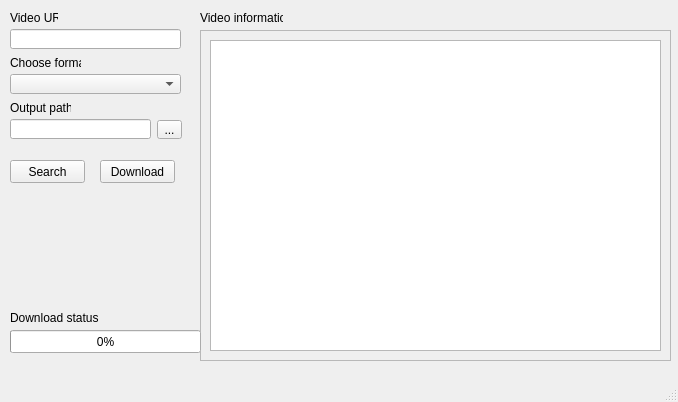
<?xml version="1.0" encoding="UTF-8"?>
<ui version="4.0">
 <class>MainWindow</class>
 <widget class="QMainWindow" name="MainWindow">
  <property name="geometry">
   <rect>
    <x>0</x>
    <y>0</y>
    <width>678</width>
    <height>402</height>
   </rect>
  </property>
  <property name="windowTitle">
   <string>MainWindow</string>
  </property>
  <widget class="QWidget" name="centralwidget">
   <property name="autoFillBackground">
    <bool>false</bool>
   </property>
   <widget class="QLabel" name="label_2">
    <property name="geometry">
     <rect>
      <x>200</x>
      <y>10</y>
      <width>83</width>
      <height>16</height>
     </rect>
    </property>
    <property name="maximumSize">
     <size>
      <width>16777215</width>
      <height>20</height>
     </size>
    </property>
    <property name="text">
     <string>Video information</string>
    </property>
   </widget>
   <widget class="QComboBox" name="comboBox">
    <property name="geometry">
     <rect>
      <x>10</x>
      <y>74</y>
      <width>171</width>
      <height>20</height>
     </rect>
    </property>
   </widget>
   <widget class="QLineEdit" name="input_field_url">
    <property name="geometry">
     <rect>
      <x>10</x>
      <y>29</y>
      <width>171</width>
      <height>20</height>
     </rect>
    </property>
   </widget>
   <widget class="QLabel" name="label">
    <property name="geometry">
     <rect>
      <x>10</x>
      <y>10</y>
      <width>48</width>
      <height>16</height>
     </rect>
    </property>
    <property name="maximumSize">
     <size>
      <width>16777215</width>
      <height>20</height>
     </size>
    </property>
    <property name="text">
     <string>Video URL</string>
    </property>
   </widget>
   <widget class="QLabel" name="label_3">
    <property name="geometry">
     <rect>
      <x>10</x>
      <y>55</y>
      <width>71</width>
      <height>16</height>
     </rect>
    </property>
    <property name="autoFillBackground">
     <bool>false</bool>
    </property>
    <property name="text">
     <string>Choose format</string>
    </property>
   </widget>
   <widget class="QScrollArea" name="scrollArea">
    <property name="geometry">
     <rect>
      <x>200</x>
      <y>30</y>
      <width>471</width>
      <height>331</height>
     </rect>
    </property>
    <property name="widgetResizable">
     <bool>true</bool>
    </property>
    <widget class="QWidget" name="scrollAreaWidgetContents">
     <property name="geometry">
      <rect>
       <x>0</x>
       <y>0</y>
       <width>469</width>
       <height>329</height>
      </rect>
     </property>
     <layout class="QGridLayout" name="gridLayout_2">
      <item row="0" column="0">
       <widget class="QTextBrowser" name="textBrowser">
        <property name="enabled">
         <bool>true</bool>
        </property>
       </widget>
      </item>
     </layout>
    </widget>
   </widget>
   <widget class="QLineEdit" name="input_field_path">
    <property name="geometry">
     <rect>
      <x>10</x>
      <y>119</y>
      <width>141</width>
      <height>20</height>
     </rect>
    </property>
   </widget>
   <widget class="QLabel" name="label_4">
    <property name="geometry">
     <rect>
      <x>10</x>
      <y>100</y>
      <width>61</width>
      <height>16</height>
     </rect>
    </property>
    <property name="maximumSize">
     <size>
      <width>16777215</width>
      <height>20</height>
     </size>
    </property>
    <property name="text">
     <string>Output path</string>
    </property>
   </widget>
   <widget class="QPushButton" name="button_search">
    <property name="geometry">
     <rect>
      <x>10</x>
      <y>160</y>
      <width>75</width>
      <height>23</height>
     </rect>
    </property>
    <property name="text">
     <string>Search</string>
    </property>
   </widget>
   <widget class="QPushButton" name="button_download">
    <property name="geometry">
     <rect>
      <x>100</x>
      <y>160</y>
      <width>75</width>
      <height>23</height>
     </rect>
    </property>
    <property name="text">
     <string>Download</string>
    </property>
   </widget>
   <widget class="QToolButton" name="toolButton">
    <property name="geometry">
     <rect>
      <x>157</x>
      <y>120</y>
      <width>25</width>
      <height>19</height>
     </rect>
    </property>
    <property name="text">
     <string>...</string>
    </property>
   </widget>
   <widget class="QProgressBar" name="progressBar">
    <property name="enabled">
     <bool>true</bool>
    </property>
    <property name="geometry">
     <rect>
      <x>10</x>
      <y>330</y>
      <width>191</width>
      <height>23</height>
     </rect>
    </property>
    <property name="value">
     <number>0</number>
    </property>
   </widget>
   <widget class="QLabel" name="label_5">
    <property name="geometry">
     <rect>
      <x>10</x>
      <y>310</y>
      <width>91</width>
      <height>16</height>
     </rect>
    </property>
    <property name="autoFillBackground">
     <bool>false</bool>
    </property>
    <property name="text">
     <string>Download status</string>
    </property>
   </widget>
  </widget>
  <widget class="QMenuBar" name="menubar">
   <property name="geometry">
    <rect>
     <x>0</x>
     <y>0</y>
     <width>678</width>
     <height>21</height>
    </rect>
   </property>
  </widget>
  <widget class="QStatusBar" name="statusbar"/>
 </widget>
 <resources/>
 <connections/>
</ui>
